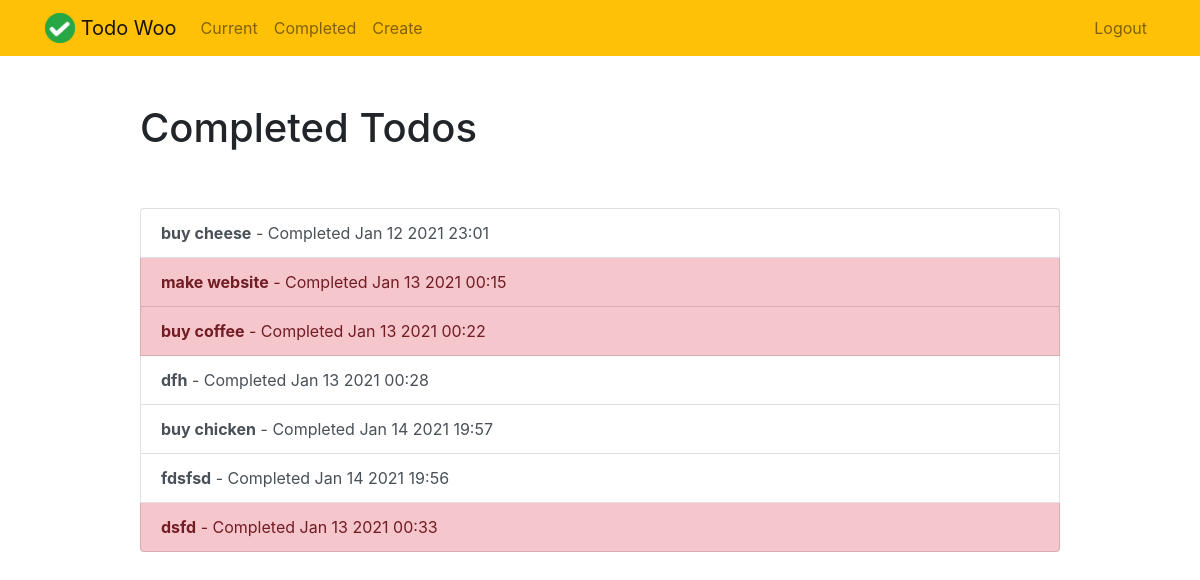
The app's page /completed/ (signed in) with its own data.
### todo/models.py (models this page shows, shortened)
class Todo(models.Model):
    title = models.CharField(max_length=100)
    memo = models.TextField(blank=True)
    created = models.DateTimeField(auto_now_add=True)
    datecompleted = models.DateTimeField(null=True, blank=True)
    important = models.BooleanField(default=False)
    user = models.ForeignKey(User, on_delete=models.CASCADE)

### todo/views.py (the view)
# urls.py: path('completed/', views.completedtodos, name='completedtodos'),
@login_required
def completedtodos(request):
    todos = Todo.objects.filter(user=request.user, datecompleted__isnull=False)
    return render(request, 'todo/completedtodos.html', {'todos':todos})

### todo/templates/todo/completedtodos.html
{% extends "todo/base.html" %}
{% block content %}
    <div class="row justify-content-center mt-5">
        <div class="col-md-10">
            <h1>Completed Todos</h1>
        </div>
    </div>
    <div class="row justify-content-center mt-5">
        <div class="col-md-10">
            <div class="list-group">
                {% for todo in todos %}
                    <a href="{% url 'viewtodo' todo.id %}" class="list-group-item list-group-item-action{% if todo.important %} list-group-item-danger{% endif %}"><b>{{ todo.title }}</b> - Completed {{ todo.datecompleted|date:'M j Y H:i' }}</a>
                {% endfor %}
            </div>
        </div>
    </div>
{% endblock %}

### records on screen
Todo: title "buy cheese", datecompleted "Jan 12 2021 23:01"
Todo: title "make website", datecompleted "Jan 13 2021 00:15"
Todo: title "buy coffee", datecompleted "Jan 13 2021 00:22"
Todo: title "dfh", datecompleted "Jan 13 2021 00:28"
Todo: title "buy chicken", datecompleted "Jan 14 2021 19:57"
Todo: title "fdsfsd", datecompleted "Jan 14 2021 19:56"
Todo: title "dsfd", datecompleted "Jan 13 2021 00:33"
